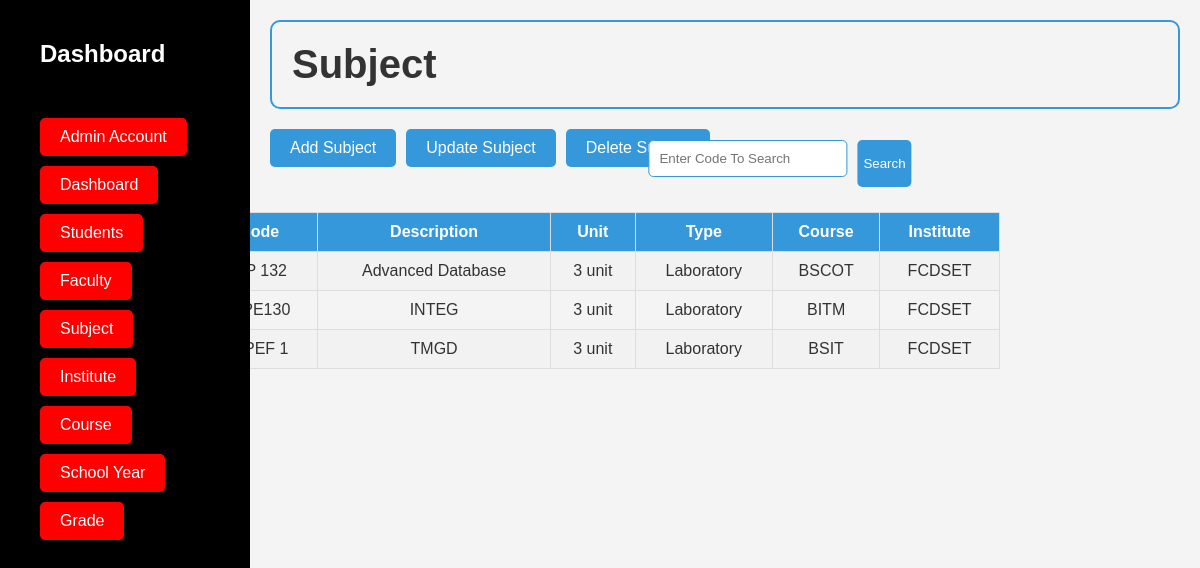
The app's page /integrative/view/subject.php (signed in) with its own data.
### tables this page shows
CREATE TABLE `subjects` (
  `code` varchar(100) NOT NULL,
  `description` varchar(100) NOT NULL,
  `unit` varchar(100) NOT NULL,
  `type` varchar(100) NOT NULL,
  `course` varchar(100) NOT NULL,
  `institute` varchar(100) NOT NULL
);

### integrative/view/subject.php (the view, shortened to what this page needs)
<?php
include(__DIR__ . "/partial/header.php");
include(__DIR__ . "/partial/nav.php");
?>
<div class="content">
    <h1>Subject</h1>
    <div class="course-content">
        <a href="insertsubject.php">Add Subject</a>
        <a href="updatesubject.php">Update Subject</a>
        <a href="deletesubject.php">Delete Subject</a>
    </div>
</div>
<main>
    <?php
    include "../Login/database.php";
    $qry = "SELECT * FROM subjects";
    $result = mysqli_query($conn, $qry);
    if ($result->num_rows > 0) {
        echo "<div class='table-container'>";
        echo "<table class='t1'>
                <tr>
                    <th>Code </th>
                    <th>Description</th>
                    <th>Unit</th>
                    <th>Type</th>
                    <th>Course</th>
                    <th>Institute</th>
                </tr>";
        while ($row = $result->fetch_assoc()) {
            echo "<tr>
                    <td>" . $row['code'] . "</td>
                    <td>" . $row['description'] . "</td>
                    <td>" . $row['unit'] . "</td>
                    <td>" . $row['type'] . "</td>
                    <td>" . $row['course'] . "</td>
                    <td>" . $row['institute'] . "</td>
                  </tr>";
        }
        echo "</table>";
        echo "</div>";
    } else {
        echo "<p>No courses found.</p>";
    }
    ?>
     <form action="subjectsearch.php" method="get" class="form1">
        <input type="text" id="search" name="query" placeholder="Enter Code To Search">
        <button type="submit">Search</button>
    </form>
</main>
<?php
include(__DIR__ . "/partial/footer.php");
?>

### integrative/view/style.dashboard.css (style rules this page uses)
body, h1, h2, ul, li { margin: 0; padding: 0; }
body { font-family: "Arial", sans-serif; }
body { background-color: #f4f4f4; color: #333; }
h1 { font-size: 40px; text-align: left; border: 2px solid #3498db; padding: 20px; border-radius: 10px; margin-bottom: 20px; }
a { display: inline-block; color: transparent; text-decoration: none; background-color: red; border-radius: 5px; padding: 10px 20px; margin-right: 10px; }
.content { margin-left: 250px; flex-grow: 1; padding: 20px; box-sizing: border-box; }
.course-content { display: flex; flex-direction: row; align-items: start; margin-top: 20px; }
.course-content a { display: inline-block; padding: 10px 20px; margin-right: 10px; color: #fff; background-color: #3498db; text-decoration: none; border-radius: 5px; transition: background-color 0.3s; }
.table-container { max-width: 800px; margin: auto; padding: 5px; overflow-x: auto; }
.table-container table { width: 100%; margin: 20px 0; border-collapse: collapse; }
.table-container th, .table-container td { border: 1px solid #ddd; padding: 10px; text-align: center; }
table { border-collapse: collapse; width: 50%; margin: 20px auto; }
th, td { padding: 10px; text-align: center; }
th { background-color: #3498db; color: #fff; }
tbody tr:nth-child(even) { background-color: #f2f2f2; }
input { width: 100%; padding: 10px; margin-bottom: 10px; border: 1px solid #3498db; border-radius: 5px; box-sizing: border-box; }
.form1 { display: flex; flex-direction: row; position: absolute; top: 17.5%; left: 65%; transform: translateX(-50%); }
button { padding: 6px; background-color: #3498db; color: white; border: none; border-radius: 5px; cursor: pointer; margin-left: 10px; }

### records on screen
subjects: code "ITP 132", description "Advanced Database", unit "3 unit", type "Laboratory", course "BSCOT", institute "FCDSET"
subjects: code "ITPE130", description "INTEG", unit "3 unit", type "Laboratory", course "BITM", institute "FCDSET"
subjects: code "ITPEF 1", description "TMGD", unit "3 unit", type "Laboratory", course "BSIT", institute "FCDSET"
